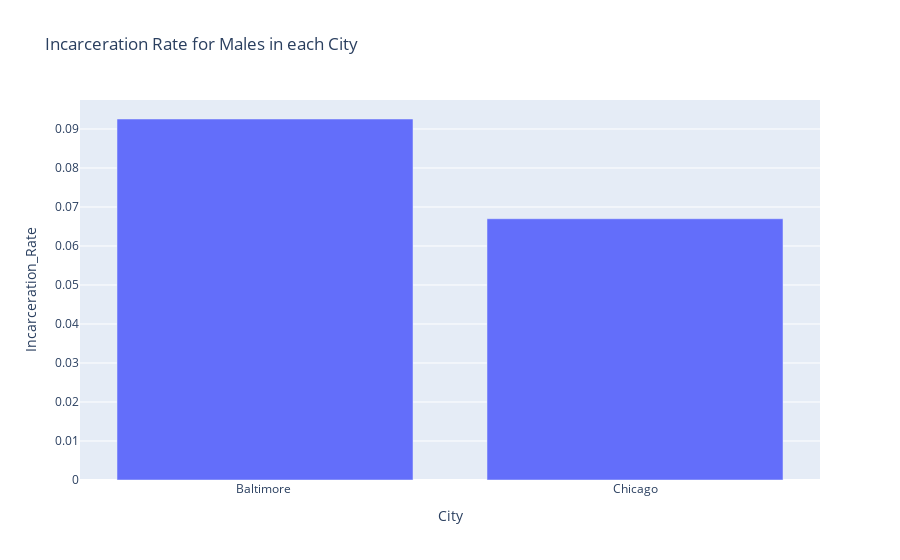

Notebook cell for this chart:
### Code cell
Males

### Figure 1 — Plotly figure (JSON) as saved in the notebook; plotly's stock layout.template omitted (floating-point values rounded to 4 significant figures)
{"data": [{"alignmentgroup": "True", "hoverlabel": {"namelength": 0}, "hovertemplate": "City=%{x}<br>Incarceration_Rate=%{y}", "legendgroup": "", "marker": {"color": "#636efa"}, "name": "", "offsetgroup": "", "orientation": "v", "showlegend": false, "textposition": "auto", "type": "bar", "x": ["Baltimore ", "Chicago"], "xaxis": "x", "y": [0.09257, 0.06699], "yaxis": "y"}], "layout": {"barmode": "relative", "legend": {"tracegroupgap": 0}, "title": {"text": "Incarceration Rate for Males in each City"}, "xaxis": {"anchor": "y", "domain": [0, 1], "title": {"text": "City"}}, "yaxis": {"anchor": "x", "domain": [0, 1], "title": {"text": "Incarceration_Rate"}}}}
